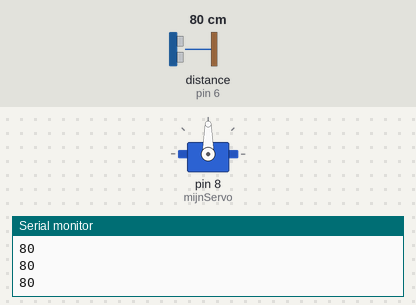
The sketch below on a simulated Arduino Uno, built with avr-gcc and run on an emulated ATmega328P. Parts: servo, the last lines printed to the serial monitor. The test bench sets the inputs (shaded band); at power-on: distance to the obstacle (sensor on pin 6) 80 cm.

Above: at 1.2 s.
1.3 s: distance to the obstacle (sensor on pin 6) set to 22 cm
2.8 s: distance to the obstacle (sensor on pin 6) set to 18 cm
At 5.72 s:
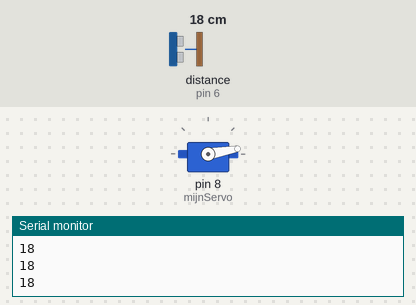
5.8 s: distance to the obstacle (sensor on pin 6) set to 2 cm
At 6.1 s:
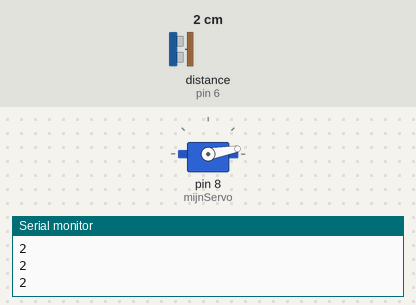
8.8 s: distance to the obstacle (sensor on pin 6) set to 6 cm
At 9.07 s:
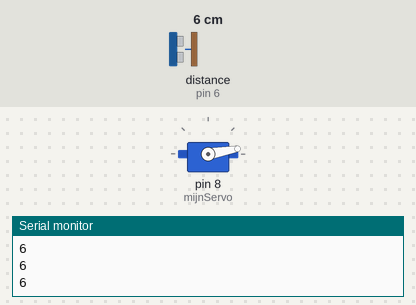
11.8 s: distance to the obstacle (sensor on pin 6) set to 4 cm
At 12.05 s:
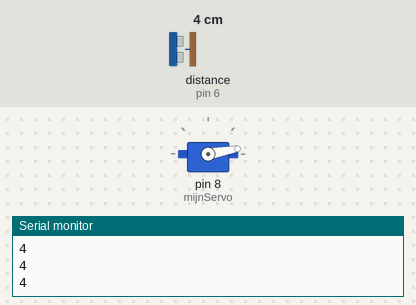
14.8 s: distance to the obstacle (sensor on pin 6) set to 9 cm
At 15.03 s:
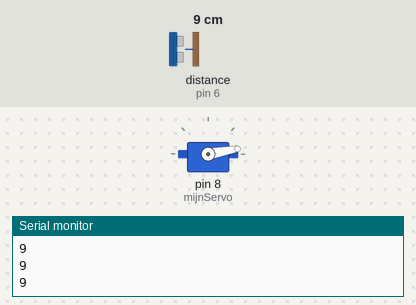
Timing chart, 0 to 18.8 s (numbered marks = the images above; inputs shaded):
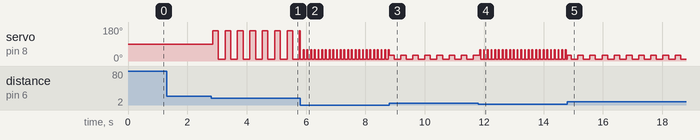

The sketch:

Servo-Afstand.ino
```cpp
// Installeer de library voor de teller. Zoek op "elapsedMillis.h" by Paul Stoffregen. Via "Tools > Manage Libraies".
// Lukt het niet? Kijk dan naar de uitgebreide uitleg op de introductiepagina https://github.com/harmsel/Ubicomp-code
#include <elapsedMillis.h> //verwijzing naar de library (extra code voor de teller)
elapsedMillis timeElapsed; // maakt een teller aan met de naam "timeElapsed"

// Installeer de library voor de afstandsensor zoek op "Grove ultrasonic ranger" by Seeed Studio
#include "Ultrasonic.h" //verwijzing naar de library van de afstandsensor
Ultrasonic ultrasonic(6); //Steek de ultrasoon sensor in D6 van je Arduino

// De library voor de Servo (deze hoef je niet te installeren)
#include <Servo.h> //verwijzing naar de library van de servo
Servo mijnServo;  // Maakt een servoObject aan met de naam 'mijnServo"

void setup() {
  Serial.begin(9600);
  mijnServo.attach(8);  // //Steek de servo in D8 van je Arduino
}

void loop() {
  long afstand = ultrasonic.MeasureInCentimeters();
  Serial.println(afstand);

  if (afstand < 5) { // hij is heel BANG!!!
    wiebel(10, 60, 50);// hoekStart,  hoekEinde,  snelheid
  } else if (afstand < 10) {
    wiebel(10, 30, 200);// hoekStart,  hoekEinde,  snelheid
  } else if (afstand < 20) {
    wiebel(10, 160, 200);// hoekStart,  hoekEinde,  snelheid
  }

  delay(30);
}

// functie die laat wiebelen
void wiebel(int hoekStart, int hoekEinde, int snelheid)
{
  if (timeElapsed < snelheid) { //zolang de teller minder dan 1000 is, doe onderstaande
    mijnServo.write(hoekEinde);   // draai de servo naar 170 graden
  } else if (timeElapsed < (snelheid * 2)) { // zolang de teller niet onder 1000 wel onder de 2000 is:
    mijnServo.write(hoekStart);   // draai de servo naar 10 graden
  } else { // in de andere gevallen (dus NIET <1000 of <2000) doe dan:
    timeElapsed = 0; //begin opnieuw met tellen van Milliseconden
  }
}
```

Measured:
- the behaviour switches between 20 and 19 cm on distance to the obstacle (sensor on pin 6) (found by bisection; images 0 and 1)
- the behaviour switches between 4 and 5 cm on distance to the obstacle (sensor on pin 6) (found by bisection; images 2 and 3)
- after the input at 2.8 s, servo on pin 8 (mijnServo): alternates 160° for 0.19 s and 10° for 0.23 s, starting after 0.05 s
- after the input at 5.8 s, servo on pin 8 (mijnServo): alternates 60° for 0.03 s and 10° for 0.09 s, starting at once
- after the input at 8.8 s, servo on pin 8 (mijnServo): alternates 30° for 0.19 s and 10° for 0.22 s, starting at once
- after the input at 11.8 s, servo on pin 8 (mijnServo): alternates 60° for 0.03 s and 10° for 0.09 s, starting after 0.05 s
- after the input at 14.8 s, servo on pin 8 (mijnServo): alternates 30° for 0.19 s and 10° for 0.22 s, starting at once
